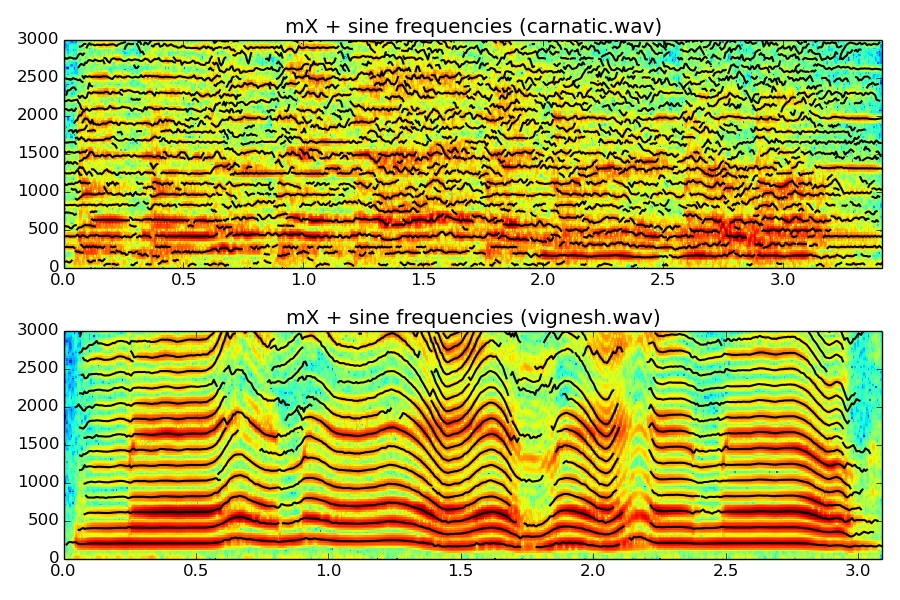

Write the Python code that produced this figure.
import numpy as np
import matplotlib.pyplot as plt
from scipy.signal import hamming, triang, blackmanharris
import sys, os, functools, time
sys.path.append(os.path.join(os.path.dirname(os.path.realpath(__file__)), '../../../software/models/'))
import sineModel as SM
import stft as STFT
import utilFunctions as UF

plt.figure(1, figsize=(9, 6))
plt.subplot(211)
(fs, x) = UF.wavread(os.path.join(os.path.dirname(os.path.realpath(__file__)), '../../../sounds/carnatic.wav'))
x1 = x[4.35*fs:]
w = np.blackman(1301)
N = 2048
H = 250
t = -70
minSineDur = .02
maxnSines = 150
freqDevOffset = 20
freqDevSlope = 0.02
mX, pX = STFT.stftAnal(x, fs, w, N, H)
tfreq, tmag, tphase = SM.sineModelAnal(x, fs, w, N, H, t, maxnSines, minSineDur, freqDevOffset, freqDevSlope)

maxplotfreq = 3000.0
maxplotbin = int(N*maxplotfreq/fs)
numFrames = int(mX[:,0].size)
frmTime = H*np.arange(numFrames)/float(fs)                             
binFreq = np.arange(maxplotbin+1)*float(fs)/N 
plt.pcolormesh(frmTime, binFreq, np.transpose(mX[:,:maxplotbin+1]))                       
plt.autoscale(tight=True)
  
tracks = tfreq*np.less(tfreq, maxplotfreq)
tracks[tracks<=0] = np.nan
plt.plot(frmTime, tracks, color='k', lw=1.5)
plt.autoscale(tight=True)
plt.title('mX + sine frequencies (carnatic.wav)')

plt.subplot(212)
(fs, x) = UF.wavread(os.path.join(os.path.dirname(os.path.realpath(__file__)), '../../../sounds/vignesh.wav'))
w = np.blackman(1101)
N = 2048
H = 250
t = -90
minSineDur = .1
maxnSines = 200
freqDevOffset = 20
freqDevSlope = 0.02
mX, pX = STFT.stftAnal(x, fs, w, N, H)
tfreq, tmag, tphase = SM.sineModelAnal(x, fs, w, N, H, t, maxnSines, minSineDur, freqDevOffset, freqDevSlope)

maxplotfreq = 3000.0
maxplotbin = int(N*maxplotfreq/fs)
numFrames = int(mX[:,0].size)
frmTime = H*np.arange(numFrames)/float(fs)                             
binFreq = np.arange(maxplotbin+1)*float(fs)/N 
plt.pcolormesh(frmTime, binFreq, np.transpose(mX[:,:maxplotbin+1]))                      
plt.autoscale(tight=True)
  
tracks = tfreq*np.less(tfreq, maxplotfreq)
tracks[tracks<=0] = np.nan
plt.plot(frmTime, tracks, color='k', lw=1.5)
plt.autoscale(tight=True)
plt.title('mX + sine frequencies (vignesh.wav)')

plt.tight_layout()
plt.savefig('monophonic-polyphonic.png')
plt.show()